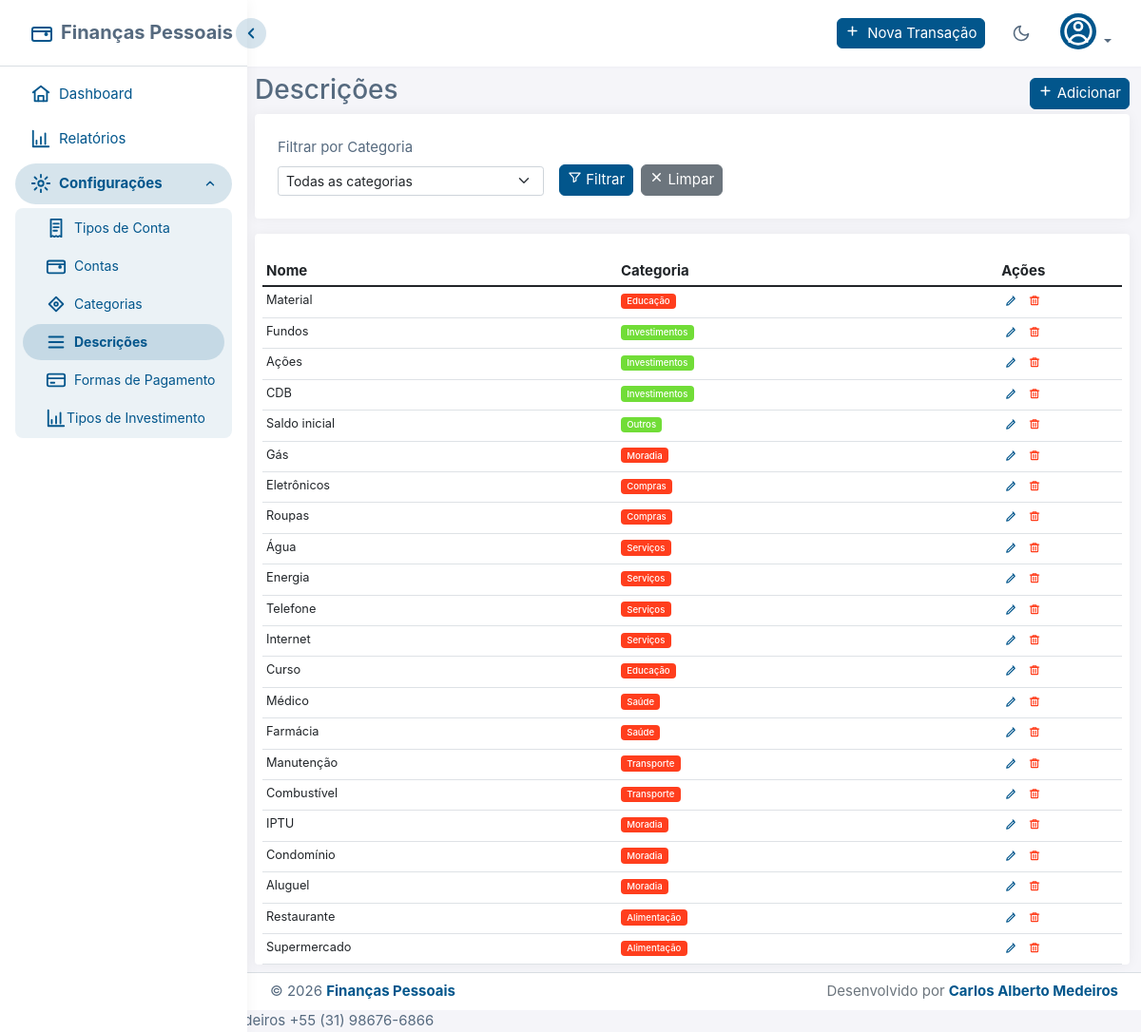
The page /transactions/expenses (signed in) on the database its author committed.
### app/models.py (models this page shows, shortened)
class Expense(db.Model):
    __tablename__ = "expenses"
    id = db.Column(db.Integer, primary_key=True)
    user_id = db.Column(db.Integer, db.ForeignKey("users.id"), nullable=True, index=True)
    name = db.Column(db.String(64), nullable=False)
    category_id = db.Column(db.Integer, db.ForeignKey("categories.id"), nullable=True)
    category = db.relationship("Category", backref="expenses")
    user = db.relationship("User", backref="expenses")

class Category(db.Model):
    __tablename__ = "categories"
    id = db.Column(db.Integer, primary_key=True)
    user_id = db.Column(db.Integer, db.ForeignKey("users.id"), nullable=True, index=True)
    name = db.Column(db.String(64), nullable=False)
    type = db.Column(db.String(20), nullable=False)
    exclusive = db.Column(db.Boolean, default=False)
    icon = db.Column(db.String(50), nullable=True)
    color = db.Column(db.String(20), nullable=True)
    user = db.relationship("User", backref="categories")

### app/routes.py (the view)
@transaction_bp.route("/expenses", methods=["GET"])
@login_required
def expenses():
    category_id = request.args.get("category_id", type=int)
    query = _user_expenses_query().order_by(desc(Expense.id))
    if category_id:
        query = query.filter(Expense.category_id == category_id)
    expenses = query.all()
    categories = _user_categories_query().all()
    context = {
        "expenses": expenses,
        "edit": False,
        "categories": categories,
        "selected_category_id": category_id,
    }
    return render_template("list_expensives.html", **context)

### app/__init__.py (called while the page is built, shortened)
def get_database_path():
    from config import Config
    db_uri = Config.SQLALCHEMY_DATABASE_URI
    if db_uri.startswith('sqlite:///'):
        db_path = db_uri.replace('sqlite:///', '')
        return db_path
    return None

def get_backup_dir():
    configured = Config.BACKUP_DIR or str(Path.home() / "Financas_Pessoais" / "backup")
    return configured

def ensure_backup_exists():
    if not Config.ENABLE_AUTO_BACKUP:
        return
    backup_dir = get_backup_dir()
    db_path = get_database_path()
    if not os.path.exists(backup_dir):
        try:
            os.makedirs(backup_dir)
        except Exception as e:
            print(f"[AVISO] Não foi possível criar diretório de backup: {e}")
            return

### app/models.py (called while the page is built)
@login_manager.user_loader
def load_user(id):
    return db.session.get(User, int(id))

    @property
    def is_admin(self):
        return (self.username or "").lower() == "admin"

### app/routes.py (called while the page is built)
def _user_categories_query():
    return Category.query.filter_by(user_id=current_user.id)

def _user_expenses_query():
    return Expense.query.filter_by(user_id=current_user.id)

### app/templates/list_expensives.html (shortened to what this page needs)
{% extends 'index.html' %}
{% block index %}
<div class="col p-lg-0">
  <div class="d-flex justify-content-between align-items-center">
    <h1 class="h3 text-gray-800">Descrições</h1>
    <a href="{{ url_for('transaction.add_expense') }}" class="btn btn-primary btn-sm">
      <i class="fas fa-plus"></i> Adicionar
    </a>
  </div>
  <div class="card mb-3">
    <div class="card-body">
      <form method="GET" class="row g-3">
        <div class="col-md-4">
          <label for="category_id" class="form-label">Filtrar por Categoria</label>
          <select name="category_id" id="category_id" class="form-select form-select-sm">
            <option value="">Todas as categorias</option>
          </select>
        </div>
        <div class="col-md-4 d-flex align-items-end">
          <button type="submit" class="btn btn-primary btn-sm me-2">
            <i class="fas fa-filter"></i> Filtrar
          </button>
          <a href="{{ url_for('transaction.expenses') }}" class="btn btn-secondary btn-sm">
            <i class="fas fa-times"></i> Limpar
          </a>
        </div>
      </form>
    </div>
  </div>
  <div class="card m-0">
    <div class="card-body px-2 pb-0">
      {% if expenses %}
      <div class="table-responsive">
        <table class="table table-hover table-sm m-0" id="expensesTable">
          <thead>
            <tr>
              <th>Nome</th>
              <th>Categoria</th>
              <th class="text-center">Ações</th>
            </tr>
          </thead>
          <tbody>
            {% for expense in expenses %}
            <tr data-expense-id="{{ expense.id }}">
              <td>
                <div class="editable-field" data-field="name" data-value="{{ expense.name }}">
                  {{ expense.name }}
                </div>
              </td>
              <td>
                {% if expense.category %}
                  <span class="badge {% if expense.category.type == 'receita' %}bg-success{% else %}bg-danger{% endif %}">
                    {{ expense.category.name }}
                  </span>
                {% else %}
                  <span class="text-muted">-</span>
                {% endif %}
              </td>
              <td class="text-center">
                <div class="btn-group btn-group-sm d-flex justify-content-center">
                  <a
                    href="{{ url_for('transaction.edit_expense', id=expense.id) }}"
                    class="btn btn-sm text-primary p-0"
                    style="max-width: 25px"
                    title="Editar {{ expense.name }}"
                  >
                    <i class="fas fa-edit"></i>
                  </a>
                  <a
                    href="{{ url_for('transaction.delete_expense', id=expense.id) }}"
                    class="btn btn-sm text-danger p-0"
                    style="max-width: 25px"
                    title="Excluir {{ expense.name }}"
                    onclick="return confirm('Tem certeza que deseja excluir a descrição {{ expense.name }}?')"
                  >
                    <i class="fas fa-trash"></i>
                  </a>
                </div>
              </td>
            </tr>
            {% endfor %}
          </tbody>
        </table>
      </div>
      {% endif %}
    </div>
  </div>
  </div>
{% endblock %}

### app/static/css/tokens.css (style rules this page uses)
:root { --app-body-bg: #f5f5f9; --app-surface: #ffffff; --app-surface-2: #f5f5f9; --app-surface-hover: #f5f5f9; --app-text: #566a7f; --app-text-strong: #2b354f; --app-text-muted: #a1acb8; --app-border: #d9dee3; --app-border-translucent: rgba(67, 89, 113, 0.15); --app-primary: #02568c; --app-primary-contrast: #ffffff; --app-accent-text: #02568c; --app-accent-soft: rgba(2, 86, 140, 0.16); --app-accent-soft-2: rgba(2, 86, 140, 0.08); --app-accent-hover-text: #1a4a7a; --app-success: #71dd37; --app-info: #03c3ec; --app-warning: #ffab00; --app-danger: #ff3e1d; --app-shadow-sm: 0 0.0625rem 0.125rem rgba(161, 172, 184, 0.075); --app-shadow: 0 0 0.875rem 0 rgba(33, 37, 41, 0.05); --app-shadow-lg: 0 0.25rem 1rem rgba(161, 172, 184, 0.45); --app-chart-text: #697a8d; --app-chart-grid: rgba(0, 0, 0, 0.08); --app-chart-income: #198754; --app-chart-income-fill: rgba(25, 135, 84, 0.12); --app-chart-expense: #b02a37; --app-chart-expense-fill: rgba(176, 42, 55, 0.10); --app-chart-balance: #02568c; --app-chart-balance-fill: rgba(2, 86, 140, 0.10); --app-chart-category-1: #02568c; --app-chart-category-2: #1a9b72; --app-chart-category-3: #087990; --app-chart-category-4: #a66b00; --app-chart-category-5: #b02a37; --app-chart-tooltip-bg: #ffffff; --app-chart-tooltip-text: #2b354f; --app-chart-tooltip-border: #d9dee3; --app-focus-ring: #02568c; --app-watermark: rgba(0, 0, 0, 0.1); --bs-body-bg: var(--app-body-bg); --bs-body-color: var(--app-text); --bs-emphasis-color: var(--app-text-strong); --bs-border-color: var(--app-border); --bs-border-color-translucent: var(--app-border-translucent); --bs-secondary-bg: var(--app-surface-2); --bs-tertiary-bg: var(--app-surface); --bs-heading-color: var(--app-text); --bs-link-color: var(--app-accent-text); --bs-link-hover-color: var(--app-accent-hover-text); }

### rows shown on the page
Expense: name "Material", category.name "Educação"
Expense: name "Fundos", category.name "Investimentos"
Expense: name "Ações", category.name "Investimentos"
Expense: name "CDB", category.name "Investimentos"
Expense: name "Saldo inicial", category.name "Outros"
Expense: name "Gás", category.name "Moradia"
Expense: name "Eletrônicos", category.name "Compras"
Expense: name "Roupas", category.name "Compras"
Expense: name "Água", category.name "Serviços"
Expense: name "Energia", category.name "Serviços"
Expense: name "Telefone", category.name "Serviços"
Expense: name "Internet", category.name "Serviços"
Expense: name "Curso", category.name "Educação"
Expense: name "Médico", category.name "Saúde"
Expense: name "Farmácia", category.name "Saúde"
Expense: name "Manutenção", category.name "Transporte"
Expense: name "Combustível", category.name "Transporte"
Expense: name "IPTU", category.name "Moradia"
Expense: name "Condomínio", category.name "Moradia"
Expense: name "Aluguel", category.name "Moradia"
Expense: name "Restaurante", category.name "Alimentação"
Expense: name "Supermercado", category.name "Alimentação"
